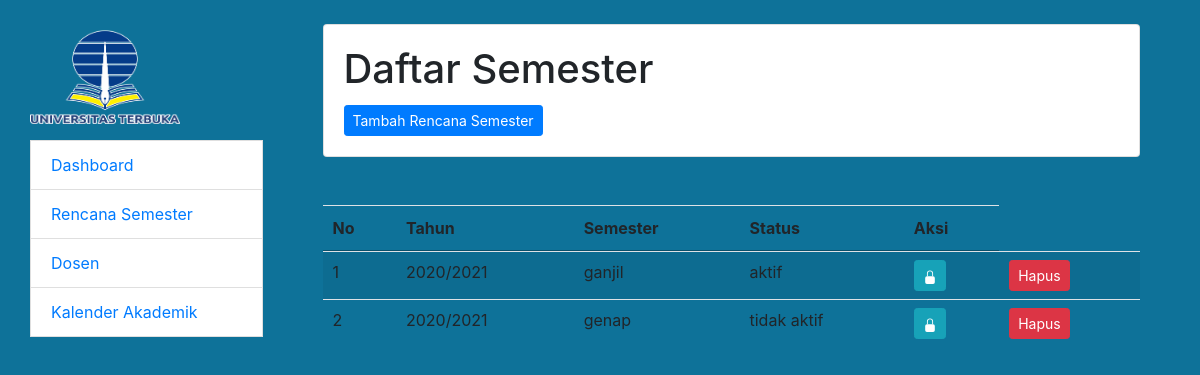
Page /semester.php on the committed database.
### tables this page shows
CREATE TABLE `semester` (
  `id_semester` int(11) NOT NULL,
  `tahun` varchar(30) NOT NULL,
  `semester` enum('ganjil','genap','','') NOT NULL,
  `status` enum('0','1','','') NOT NULL
);

### semester.php (the view, shortened to what this page needs)
<!DOCTYPE html>
<html lang="en">
<head>
    <link rel="stylesheet" href="https://cdn.jsdelivr.net/npm/bootstrap@4.5.3/dist/css/bootstrap.min.css">
    <link rel="stylesheet" type="text/css" href="https://cdn.datatables.net/1.10.20/css/jquery.dataTables.css">
</head>
<body>
    <br>
    <div class="row col-12">
        <div class="col-3">
            <div class="container">
                <?php include 'menu.php'; ?>
            </div>
        </div>
        <div class="col-9">
            <div class="container">
                <div class="card">
                    <div class="card-body">
                        <h1 class="card-title">Daftar Semester</h1>
                        <a href="tambah_semester.php" class="btn btn-primary btn-sm"> Tambah Rencana Semester</a>
                    </div>
                </div>
                <br>
                <br>
                <div class="table-responsive">
                    <table class="table table-striped" id="table_id">
                        <thead>
                            <tr>
                                <th>No</th>
                                <th>Tahun</th>
                                <th>Semester</th>
                                <th>Status</th>
                                <th>Aksi</th>
                            </tr>
                        </thead>
                        <tbody>
                            <?php
                            $koneksi = mysqli_connect("localhost", "root", "", "jadwal");
                            $no = 1;
                            $select         = "select * from semester";
                            $select         = mysqli_query($koneksi, $select);
                            while ($data = mysqli_fetch_array($select)) {
                            ?>
                                <tr>
                                    <td><?php echo $no++; ?></td>
                                    <td><?php echo $data['tahun']; ?></td>
                                    <td><?php echo $data['semester']; ?></td>
                                    <td><?php echo $data['status'] == 1 ? 'aktif' : 'tidak aktif'; ?></td>
                                    <td>
                                        <a href="proses_status_semester.php?id_semester=<?php echo $data['id_semester']; ?>&status=<?php echo $data['status']; ?>" class="btn btn-outline btn-sm btn-info">
                                            <svg width="1em" height="1em" viewBox="0 0 16 16" class="bi bi-lock-fill" fill="currentColor" xmlns="http://www.w3.org/2000/svg">
                                                <path d="M2.5 9a2 2 0 0 1 2-2h7a2 2 0 0 1 2 2v5a2 2 0 0 1-2 2h-7a2 2 0 0 1-2-2V9z" />
                                                <path fill-rule="evenodd" d="M4.5 4a3.5 3.5 0 1 1 7 0v3h-1V4a2.5 2.5 0 0 0-5 0v3h-1V4z" />
                                            </svg>
                                        </a>
                                    </td>
                                    <td>
                                        <a href="hapus_semester.php?id_semester=<?php echo $data['id_semester']; ?>" class="btn btn-sm btn-danger"> Hapus</a>
                                    </td>
                                </tr>
                            <?php } ?>
                        </tbody>
                    </table>
                </div>
            </div>
        </div>
    </div>
</body>
</html>

### menu.php (style rules this page uses)
body { background-color: #0e7299; }

### rows in the picture
semester: tahun "2020/2021", semester "ganjil", status "aktif"
semester: tahun "2020/2021", semester "genap", status "tidak aktif"
